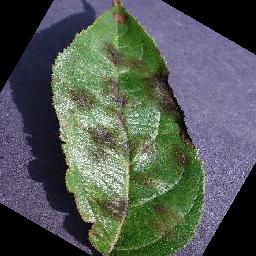
#> input picture 05_data/original_data/2.1.1 New Plant Diseases/train/Apple___Apple_scab/35fde58e-46ea-4d1b-9580-ead7a2d0cb3b___FREC_Scab 2952_new30degFlipLR.JPG, 256 x 256 px; its folder holds only this picture in this run
$ jupyter execute --allow-errors 100625_Data_Mining_Cleaning_AS.ipynb
#> lines starting #> are read from the running program, lines starting #| are printed output that depends on the picture
# Explanatory Analysis: Data Wrangling

### 1. Load Packages

[cell 1]
import numpy as np
import cv2
import pandas as pd
import re
import os
import openpyxl
import time
from datetime import datetime
from PIL import Image
from sklearn.cluster import KMeans

### 2. Generate a Pandas Dataframe with Data from the File Name, Folder Structre with contain the following infomation
- full_path
- file_name
- class
- plant
- disease
- uuid
- source_code
- image_id
- augmentation

[cell 2]
# Path
base_path = r"C:\Users\Alex\Documents\GitHub\may25_bds_plants\05_data\original_data\New Plant Diseases Dataset\New Plant Diseases Dataset\train"

# List to hold the data
data = []

# Split file name with regex
pattern = re.compile(r"(?P<uuid>[a-f0-9\-]+)___(?P<source>[A-Z_]+)\s(?P<id>\d+)_?(?P<aug>.*)?\.(jpg|jpeg|png)", re.IGNORECASE)

# Run through all files in the base path
for root, dirs, files in os.walk(base_path):
    for file in files:
        if file.lower().endswith(('.jpg', '.jpeg', '.png')):
            full_path = os.path.join(root, file)
            rel_path = os.path.relpath(full_path, base_path)
            class_folder = rel_path.split(os.sep)[0]

            # Determine plant and disease from the class folder name
            if "___" in class_folder:
                plant, disease = class_folder.split("___")
            else:
                plant, disease = class_folder, "unknown"

            # Analyse the file name with regex
            match = pattern.match(file)
            if match:
                uuid = match.group("uuid")
                source_code = match.group("source")
                image_id = match.group("id")
                augmentation = match.group("aug") or "original"
            else:
                uuid = source_code = image_id = augmentation = "unknown"

            data.append({
                "file_path": full_path,
                "file_name": file,
                "class": class_folder,
                "plant": plant,
                "disease": disease,
                "uuid": uuid,
                "source_code": source_code,
                "image_id": image_id,
                "augmentation": augmentation.lower()
            })

# Safe the data to a DataFrame
df = pd.DataFrame(data)

[cell 3]
#df.head()
#df.value_counts()
#df.describe()
#df.dtypes
#df.info

### 3.1 Calculation of Grayscale Mean Brightness

[cell 4]
def get_brightness(file_path):
    img = cv2.imread(file_path)
#> img is the input picture: shape (256, 256, 3); mean B, G, R 84.9, 89.5, 82.4
    gray = cv2.cvtColor(img, cv2.COLOR_BGR2GRAY)  # Convert to grayscale
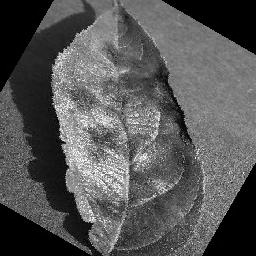
#> gray: shape (256, 256); min 0, max 253, mean 86.8
    return np.mean(gray)  # Average brightness (0-255)

df['grayscale_brightness'] = df['file_path'].apply(get_brightness)
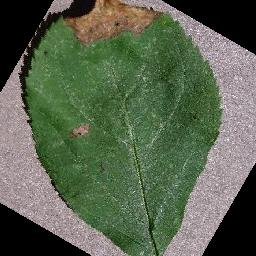
#> input picture 05_data/original_data/2.1.1 New Plant Diseases/train/Apple___Black_rot/35b68c2b-4d91-484c-ab0c-6347ba6ce974___JR_FrgE.S 8615_new30degFlipLR.JPG, 256 x 256 px
#> in get_brightness, img is the input picture: shape (256, 256, 3); mean B, G, R 79.1, 100.2, 89.1
#> in get_brightness (call 2), `gray = cv2.cvtColor(img, cv2.COLOR_BGR2GRAY)`:
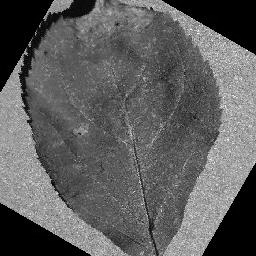
#> gray: shape (256, 256); min 0, max 254, mean 94.5

### 3.2 Calculation of Perceptual Brightness (Human-Vision Weighted)
A more human-aligned metric that weights RGB channels differently (similar to how our eyes perceive brightness):

[cell 5]
def get_perceptual_brightness(file_path):
    """
    Calculate human-perceived brightness of an image (weighted RGB average).
    Returns a value between 0 (dark) and 255 (bright).

    Args:
        file_path (str): Path to the image file

    Returns:
        float: Perceptual brightness value
    """
    try:
        # Read image (ensure color order is RGB)
        img = cv2.imread(file_path)
        if img is None:
            raise ValueError(f"Could not read image: {file_path}")

        # Convert BGR to RGB (OpenCV uses BGR by default)
        img_rgb = cv2.cvtColor(img, cv2.COLOR_BGR2RGB)

        # Calculate weighted sum (human eye sensitivity coefficients)
        # Coefficients: 0.299*R + 0.587*G + 0.114*B
        perceptual_brightness = np.dot(img_rgb, [0.299, 0.587, 0.114])

        return np.mean(perceptual_brightness)

    except Exception as e:
        print(f"Error processing {file_path}: {str(e)}")
        return None  # or np.nan

# Apply to DataFrame
df['perceptual_brightness'] = df['file_path'].apply(get_perceptual_brightness)
